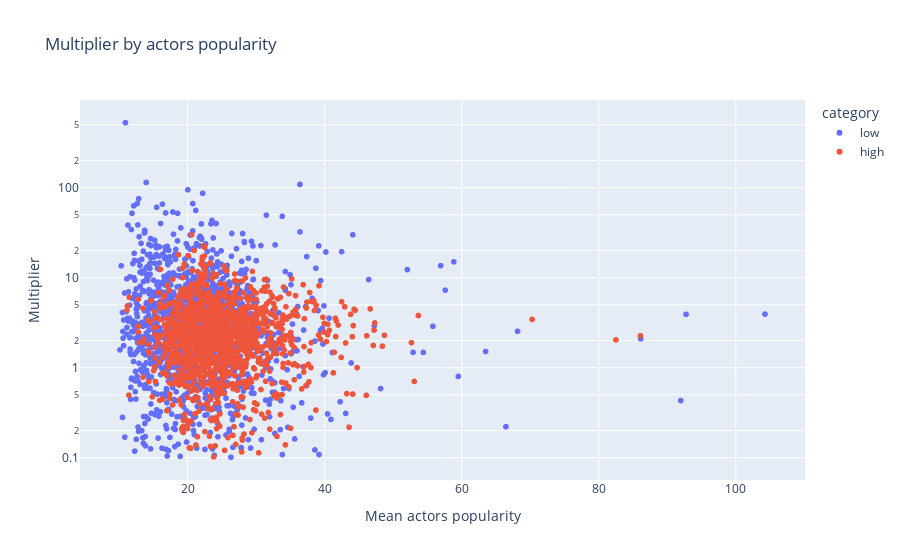

The notebook cell this image was saved under:
### Code cell
# Plot the multiplier vs actor's popularity

fig = px.scatter(df, x='average_popularity', y='multiplier', color='category',
                 labels={'average_popularity': 'Mean actors popularity', 'multiplier': 'Multiplier'},
                 title='Multiplier by actors popularity', log_y=True)
fig.show()

fig.write_html("./plots_html/multiplier_actors_popularity.html",include_plotlyjs = False)

### Figure 1 — Plotly figure (JSON) as saved in the notebook; plotly's stock layout.template omitted (floating-point values rounded to 4 significant figures; data arrays with more than 128 entries replaced by an {"elided": "..."} marker saying what was removed)
{"data": [{"hovertemplate": "category=low<br>Mean actors popularity=%{x}<br>Multiplier=%{y}<extra></extra>", "legendgroup": "low", "marker": {"color": "#636efa", "symbol": "circle"}, "mode": "markers", "name": "low", "showlegend": true, "type": "scattergl", "x": {"elided": "1349 float values"}, "xaxis": "x", "y": {"elided": "1349 float values"}, "yaxis": "y"}, {"hovertemplate": "category=high<br>Mean actors popularity=%{x}<br>Multiplier=%{y}<extra></extra>", "legendgroup": "high", "marker": {"color": "#EF553B", "symbol": "circle"}, "mode": "markers", "name": "high", "showlegend": true, "type": "scattergl", "x": {"elided": "1308 float values"}, "xaxis": "x", "y": {"elided": "1308 float values"}, "yaxis": "y"}], "layout": {"legend": {"title": {"text": "category"}, "tracegroupgap": 0}, "title": {"text": "Multiplier by actors popularity"}, "xaxis": {"anchor": "y", "domain": [0, 1], "title": {"text": "Mean actors popularity"}}, "yaxis": {"anchor": "x", "domain": [0, 1], "title": {"text": "Multiplier"}, "type": "log"}}}
